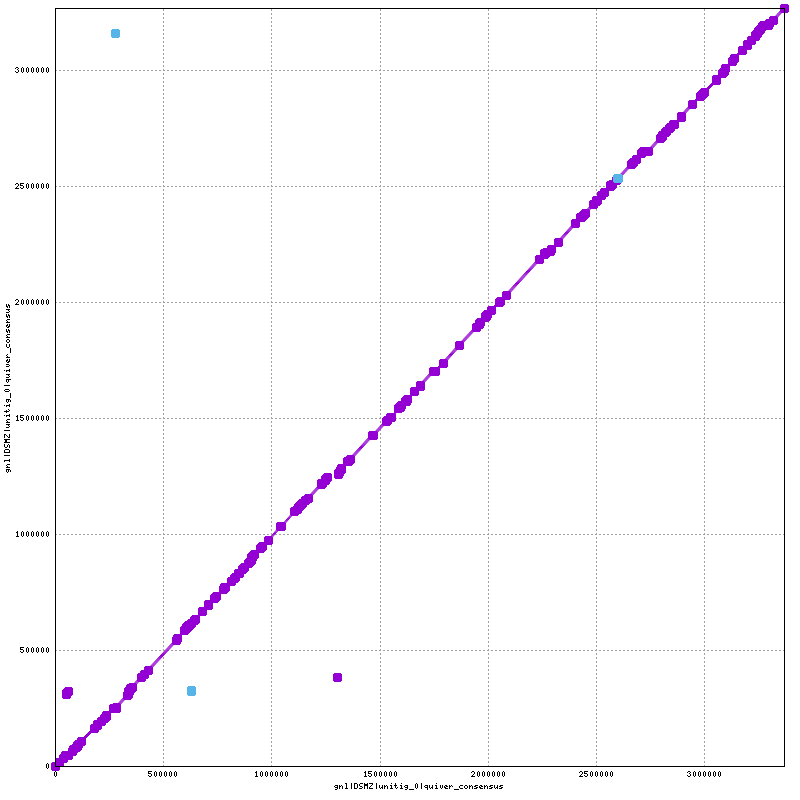

The gnuplot source for this figure:
set terminal png tiny size 800,800
set output "out.png"
set size 1,1
set grid
unset key
set border 15
set tics scale 0
set xlabel "gnl|DSMZ|unitig_0|quiver_consensus"
set ylabel "gnl|DSMZ|unitig_0|quiver_consensus"
set format "%.0f"
set mouse format "%.0f"
set mouse mouseformat "[%.0f, %.0f]"
if(GPVAL_VERSION < 5) set mouse clipboardformat "[%.0f, %.0f]"
set xrange [1:3367305]
set yrange [1:3265927]
set style line 1  lt 1 lw 3 pt 6 ps 1
set style line 2  lt 3 lw 3 pt 6 ps 1
set style line 3  lt 2 lw 3 pt 6 ps 1
plot \
 "out.fplot" title "FWD" w lp ls 1, \
 "out.rplot" title "REV" w lp ls 2
